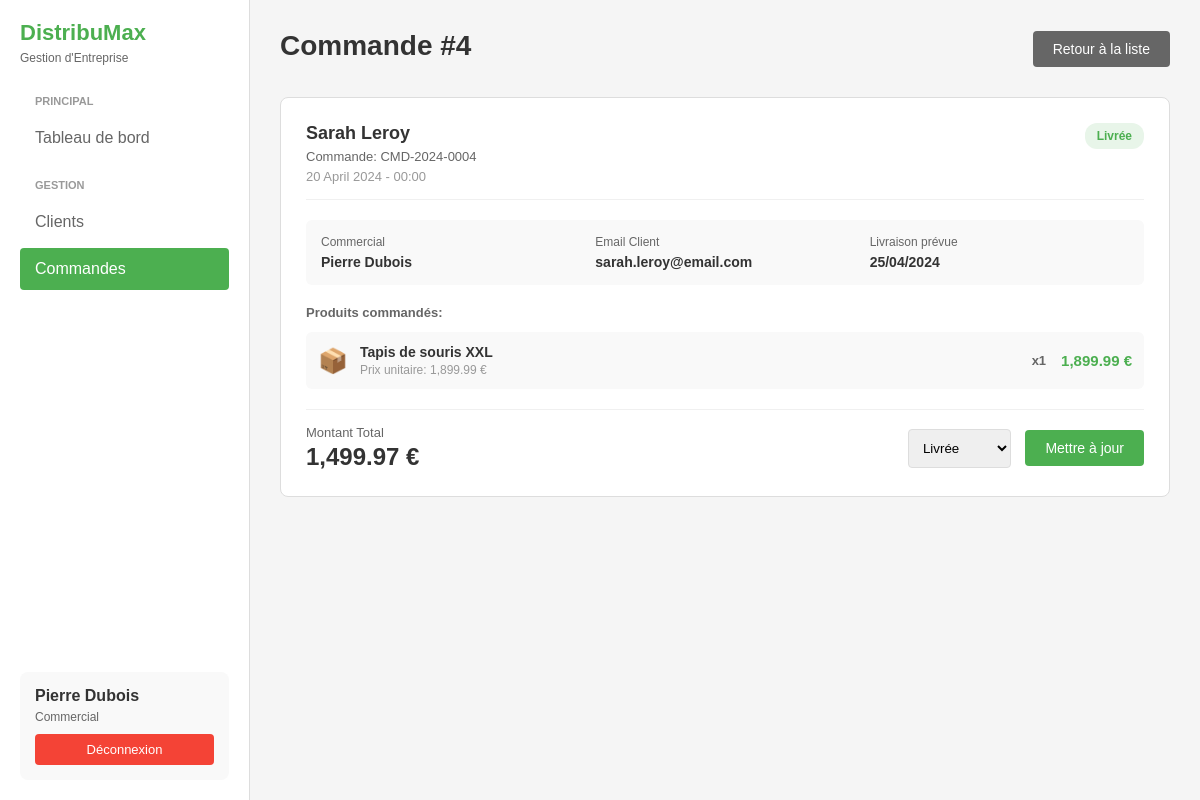
Screenshot of /pages/commandes.php?action=view&id=4 (signed in) with the database file from the repository.
### tables this page shows
CREATE TABLE IF NOT EXISTS commandes (
    id INT AUTO_INCREMENT PRIMARY KEY,
    client_id INT NOT NULL,
    commercial_id INT,
    montant_total DECIMAL(10, 2) NOT NULL DEFAULT 0,
    remise_pourcentage DECIMAL(5, 2) DEFAULT 0,
    montant_final DECIMAL(10, 2) NOT NULL DEFAULT 0,
    statut ENUM('en_attente', 'validee', 'livree', 'annulee') DEFAULT 'en_attente',
    date_commande TIMESTAMP DEFAULT CURRENT_TIMESTAMP,
    date_livraison DATE,
    FOREIGN KEY (client_id) REFERENCES clients(id) ON DELETE RESTRICT,
    FOREIGN KEY (commercial_id) REFERENCES utilisateurs(id) ON DELETE SET NULL,
    INDEX idx_client (client_id),
    INDEX idx_commercial (commercial_id),
    INDEX idx_statut (statut),
    INDEX idx_date (date_commande)
);

CREATE TABLE IF NOT EXISTS clients (
    id INT AUTO_INCREMENT PRIMARY KEY,
    nom VARCHAR(100) NOT NULL,
    prenom VARCHAR(100) NOT NULL,
    email VARCHAR(150) NOT NULL UNIQUE,
    telephone VARCHAR(20),
    adresse TEXT,
    ville VARCHAR(100),
    code_postal VARCHAR(10),
    commercial_id INT,
    actif BOOLEAN DEFAULT TRUE,
    created_at TIMESTAMP DEFAULT CURRENT_TIMESTAMP,
    updated_at TIMESTAMP DEFAULT CURRENT_TIMESTAMP ON UPDATE CURRENT_TIMESTAMP,
    FOREIGN KEY (commercial_id) REFERENCES utilisateurs(id) ON DELETE SET NULL,
    INDEX idx_commercial (commercial_id)
);

CREATE TABLE IF NOT EXISTS details_commande (
    id INT AUTO_INCREMENT PRIMARY KEY,
    commande_id INT NOT NULL,
    produit_id INT NOT NULL,
    quantite INT NOT NULL,
    prix_unitaire DECIMAL(10, 2) NOT NULL,
    sous_total DECIMAL(10, 2) NOT NULL,
    FOREIGN KEY (commande_id) REFERENCES commandes(id) ON DELETE CASCADE,
    FOREIGN KEY (produit_id) REFERENCES produits(id) ON DELETE RESTRICT,
    INDEX idx_commande (commande_id),
    INDEX idx_produit (produit_id)
);

CREATE TABLE IF NOT EXISTS produits (
    id INT AUTO_INCREMENT PRIMARY KEY,
    nom VARCHAR(150) NOT NULL,
    description TEXT,
    prix_unitaire DECIMAL(10, 2) NOT NULL,
    stock_actuel INT DEFAULT 0,
    stock_min INT DEFAULT 10,
    categorie VARCHAR(100),
    actif BOOLEAN DEFAULT TRUE,
    created_at TIMESTAMP DEFAULT CURRENT_TIMESTAMP,
    updated_at TIMESTAMP DEFAULT CURRENT_TIMESTAMP ON UPDATE CURRENT_TIMESTAMP,
    INDEX idx_stock (stock_actuel),
    INDEX idx_categorie (categorie)
);

### pages/commandes.php (the view, shortened to what the rows shown need)
<?php
require_once __DIR__ . '/../controllers/CommandeController.php';
$controller = new CommandeController();
$controller->handleRequest();
$action = $controller->getAction();
$commande = $controller->getCommande();
$details = $controller->getDetails();
$commandes = $controller->getCommandes();
$filterStatut = $controller->getFilterStatut();
$search = $controller->getSearch();
require_once __DIR__ . '/../includes/header.php';
?>
<?php if ($action === 'list'): ?>
    <div class="header">
        <h1>Gestion des Commandes</h1>
        <div class="header-buttons">
            <a href="commandes.php?action=add" class="btn-primary">+ Nouvelle Commande</a>
        </div>
    </div>
    <div class="toolbar">
        <div class="status-tabs">
            <a href="commandes.php" class="status-tab <?php echo empty($filterStatut) ? 'active' : ''; ?>">Toutes</a>
            <a href="commandes.php?statut=en_attente" class="status-tab <?php echo $filterStatut === 'en_attente' ? 'active' : ''; ?>">En Attente</a>
            <a href="commandes.php?statut=validee" class="status-tab <?php echo $filterStatut === 'validee' ? 'active' : ''; ?>">Validées</a>
            <a href="commandes.php?statut=livree" class="status-tab <?php echo $filterStatut === 'livree' ? 'active' : ''; ?>">Livrées</a>
            <a href="commandes.php?statut=annulee" class="status-tab <?php echo $filterStatut === 'annulee' ? 'active' : ''; ?>">Annulées</a>
        </div>
        <form method="GET" action="" class="search-box">
            <input type="text" name="search" placeholder="Rechercher une commande..." value="<?php echo htmlspecialchars($search); ?>">
            <button type="submit" class="action-btn">Rechercher</button>
        </form>
    </div>
    <div class="orders-list">
        <?php if (empty($commandes)): ?>
            <div class="alert alert-info">Aucune commande trouvée.</div>
        <?php else: ?>
            <?php foreach ($commandes as $cmd): ?>
                <?php $cmdDetails = $controller->getCommandeDetails($cmd['id']); ?>
                <div class="order-card">
                    <div class="order-header">
                        <div class="order-info">
                            <h3><?php echo htmlspecialchars($cmd['client_nom']); ?></h3>
                            <div class="order-id">Commande: CMD-<?php echo date('Y', strtotime($cmd['date_commande'])); ?>-<?php echo str_pad($cmd['id'], 4, '0', STR_PAD_LEFT); ?></div>
                            <div class="order-date"><?php echo date('d F Y - H:i', strtotime($cmd['date_commande'])); ?></div>
                        </div>
                        <span class="status-badge <?php echo CommandeController::getStatusClass($cmd['statut']); ?>">
                            <?php echo CommandeController::getStatusText($cmd['statut']); ?>
                        </span>
                    </div>
                    <div class="order-details">
                        <div class="detail-item">
                            <span class="detail-label">Commercial</span>
                            <span class="detail-value"><?php echo htmlspecialchars($cmd['commercial_nom']); ?></span>
                        </div>
                        <div class="detail-item">
                            <span class="detail-label">Articles</span>
                            <span class="detail-value"><?php echo count($cmdDetails); ?> produit(s)</span>
                        </div>
                        <div class="detail-item">
                            <span class="detail-label">Livraison</span>
                            <span class="detail-value"><?php echo $cmd['date_livraison'] ? date('d/m/Y', strtotime($cmd['date_livraison'])) : 'Non définie'; ?></span>
                        </div>
                        <?php if ($cmd['remise_pourcentage'] > 0): ?>
                        <div class="detail-item">
                            <span class="detail-label">Remise</span>
                            <span class="detail-value"><?php echo number_format($cmd['remise_pourcentage'], 0); ?>%</span>
                        </div>
                        <?php endif; ?>
                    </div>
                    <?php if (!empty($cmdDetails)): ?>
                    <div class="products-section">
                        <div class="products-title">Produits commandés:</div>
                        <div class="products-list">
                            <?php foreach ($cmdDetails as $detail): ?>
                            <div class="product-item">
                                <div class="product-info">
                                    <div class="product-icon">📦</div>
                                    <div class="product-details">
                                        <h4><?php echo htmlspecialchars($detail['produit_nom']); ?></h4>
                                        <div class="product-code">Prix unitaire: <?php echo number_format($detail['prix_unitaire'], 2); ?> €</div>
                                    </div>
                                </div>
                                <div class="product-quantity">
                                    <span class="qty">x<?php echo $detail['quantite']; ?></span>
                                    <span class="price"><?php echo number_format($detail['sous_total'], 2); ?> €</span>
                                </div>
                            </div>
                            <?php endforeach; ?>
                        </div>
                    </div>
                    <?php endif; ?>
                    <div class="order-footer">
                        <div class="total">
                            <span class="total-label">Montant Total</span>
                            <span class="total-value"><?php echo number_format($cmd['montant_final'], 2); ?> €</span>
                        </div>
                        <div class="order-actions">
                            <a href="commandes.php?action=view&id=<?php echo $cmd['id']; ?>" class="action-btn">Voir</a>
                            <form method="POST" action="" style="display: inline;">
                                <input type="hidden" name="action" value="update_statut">
                                <input type="hidden" name="id" value="<?php echo $cmd['id']; ?>">
                                <select name="statut" onchange="this.form.submit()" style="padding: 8px; border-radius: 4px; border: 1px solid #ddd;">
                                    <option value="en_attente" <?php echo $cmd['statut'] === 'en_attente' ? 'selected' : ''; ?>>En attente</option>
                                    <option value="validee" <?php echo $cmd['statut'] === 'validee' ? 'selected' : ''; ?>>Validée</option>
                                    <option value="livree" <?php echo $cmd['statut'] === 'livree' ? 'selected' : ''; ?>>Livrée</option>
                                    <option value="annulee" <?php echo $cmd['statut'] === 'annulee' ? 'selected' : ''; ?>>Annulée</option>
                                </select>
                            </form>
                        </div>
                    </div>
                </div>
            <?php endforeach; ?>
        <?php endif; ?>
    </div>
<?php elseif ($action === 'view' && $commande): ?>
    <div class="header">
        <h1>Commande #<?php echo $commande['id']; ?></h1>
        <a href="commandes.php" class="btn-secondary">Retour à la liste</a>
    </div>
    <div class="order-card">
        <div class="order-header">
            <div class="order-info">
                <h3><?php echo htmlspecialchars($commande['client_nom']); ?></h3>
                <div class="order-id">Commande: CMD-<?php echo date('Y', strtotime($commande['date_commande'])); ?>-<?php echo str_pad($commande['id'], 4, '0', STR_PAD_LEFT); ?></div>
                <div class="order-date"><?php echo date('d F Y - H:i', strtotime($commande['date_commande'])); ?></div>
            </div>
            <span class="status-badge <?php echo CommandeController::getStatusClass($commande['statut']); ?>">
                <?php echo CommandeController::getStatusText($commande['statut']); ?>
            </span>
        </div>
        <div class="order-details">
            <div class="detail-item">
                <span class="detail-label">Commercial</span>
                <span class="detail-value"><?php echo htmlspecialchars($commande['commercial_nom']); ?></span>
            </div>
            <div class="detail-item">
                <span class="detail-label">Email Client</span>
                <span class="detail-value"><?php echo htmlspecialchars($commande['client_email']); ?></span>
            </div>
            <div class="detail-item">
                <span class="detail-label">Livraison prévue</span>
                <span class="detail-value"><?php echo $commande['date_livraison'] ? date('d/m/Y', strtotime($commande['date_livraison'])) : 'Non définie'; ?></span>
            </div>
        </div>
        <div class="products-section">
            <div class="products-title">Produits commandés:</div>
            <div class="products-list">
                <?php foreach ($details as $detail): ?>
                <div class="product-item">
                    <div class="product-info">
                        <div class="product-icon">📦</div>
                        <div class="product-details">
                            <h4><?php echo htmlspecialchars($detail['produit_nom']); ?></h4>
                            <div class="product-code">Prix unitaire: <?php echo number_format($detail['prix_unitaire'], 2); ?> €</div>
                        </div>
                    </div>
                    <div class="product-quantity">
                        <span class="qty">x<?php echo $detail['quantite']; ?></span>
                        <span class="price"><?php echo number_format($detail['sous_total'], 2); ?> €</span>
                    </div>
                </div>
                <?php endforeach; ?>
            </div>
        </div>
        <div class="order-footer">
            <div class="total">
                <span class="total-label">Montant Total</span>
                <span class="total-value"><?php echo number_format($commande['montant_final'], 2); ?> €</span>
            </div>
            <div class="order-actions">
                <form method="POST" action="">
                    <select name="statut" style="padding: 10px; border-radius: 4px; border: 1px solid #ddd; margin-right: 10px;">
                        <option value="livree" <?php echo $commande['statut'] === 'livree' ? 'selected' : ''; ?>>Livrée</option>
                    </select>
                    <button type="submit" class="btn-primary">Mettre à jour</button>
                </form>
            </div>
        </div>
    </div>
<?php endif; ?>
<?php require_once __DIR__ . '/../includes/footer.php'; ?>

### rows the page displays
commandes: id "4", date_commande "2024", id "0004", date_commande "20 April 2024 - 00:00", statut "Livrée", client.email "sarah.leroy@email.com", date_livraison "25/04/2024", montant_final "1,499.97"
details_commande: produit.nom "Tapis de souris XXL", prix_unitaire "1,899.99", quantite "1", sous_total "1,899.99"

### other values shown
$_SESSION['user_prenom'] . ' ' . $_SESSION['user_nom'] "Pierre Dubois"
$_SESSION['user_role'] "Commercial"
$commande['client_nom'] "Sarah Leroy"
$commande['commercial_nom'] "Pierre Dubois"
